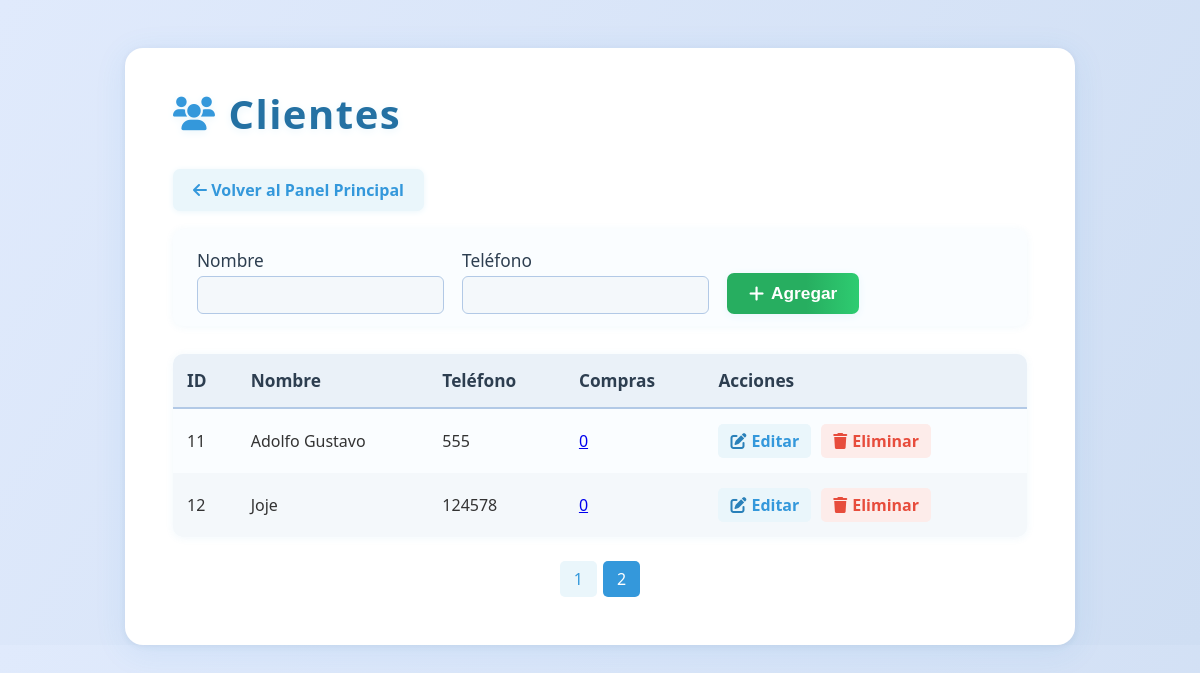
The page /Views/clientes/index.php?pagina=2 (signed in) on the database its author committed.
### tables this page shows
CREATE TABLE IF NOT EXISTS clientes (
    id INT AUTO_INCREMENT PRIMARY KEY,
    nombre VARCHAR(100) NOT NULL,
    telefono VARCHAR(20) NOT NULL
);

### Views/clientes/index.php (the view, shortened to what this page needs)
<?php
$db = Database::getInstance()->getConnection();
$clientes = [];
$result = $db->query('SELECT * FROM clientes ORDER BY id ASC');
while ($row = $result->fetch_assoc()) {
    $clientes[] = $row;
}
$compras_clientes = $_SESSION['compras_clientes'];
$porPagina = 10;
$totalClientes = count($clientes);
$totalPaginas = ceil($totalClientes / $porPagina);
$paginaActual = isset($_GET['pagina']) ? max(1, intval($_GET['pagina'])) : 1;
$inicio = ($paginaActual - 1) * $porPagina;
$clientesPagina = array_slice($clientes, $inicio, $porPagina);
$editando = false;
$clienteEditar = null;
?>
<!DOCTYPE html>
<html lang="es">
<head>
    <link rel="stylesheet" href="/Assets/css/dashboard.css">
    <link rel="stylesheet" href="https://cdnjs.cloudflare.com/ajax/libs/font-awesome/6.0.0/css/all.min.css">
</head>
<body>
    <div class="clientes-container">
        <h1><i class="fa fa-users"></i> Clientes</h1>
        <a href="/puntoDeVenta/web/Views/dashboard/index.php" class="btn-back" style="display:inline-block;margin-bottom:18px;background:#eaf6fb;color:#3498db;padding:10px 20px;border-radius:7px;font-weight:600;text-decoration:none;box-shadow:0 1px 6px #eaf6fb;transition:background 0.2s;">
            <i class="fa fa-arrow-left"></i> Volver al Panel Principal
        </a>
        <?php if ($editando && $clienteEditar): ?>
        <form class="add-form" method="post" action="">
            <input type="hidden" name="accion" value="editar">
            <input type="hidden" name="id" value="<?= $clienteEditar['id'] ?>">
            <label>Nombre
                <input type="text" name="nombre" value="<?= htmlspecialchars($clienteEditar['nombre']) ?>" required>
            </label>
            <label>Teléfono
                <input type="text" name="telefono" value="<?= htmlspecialchars($clienteEditar['telefono']) ?>" required>
            </label>
            <button type="submit"><i class="fa fa-save"></i> Guardar</button>
            <a href="<?= $_SERVER['PHP_SELF'] ?>" style="margin-left:10px;color:#e74c3c;text-decoration:none;font-weight:600;">Cancelar</a>
        </form>
        <?php else: ?>
        <form class="add-form" method="post" action="">
            <label>Nombre
                <input type="text" name="nombre" required>
            </label>
            <label>Teléfono
                <input type="text" name="telefono" required>
            </label>
            <button type="submit"><i class="fa fa-plus"></i> Agregar</button>
        </form>
        <?php endif; ?>
        <table>
            <thead>
                <tr>
                    <th>ID</th>
                    <th>Nombre</th>
                    <th>Teléfono</th>
                    <th>Compras</th>
                    <th>Acciones</th>
                </tr>
            </thead>
            <tbody>
            <?php foreach ($clientesPagina as $cliente): ?>
                <tr>
                    <td><?= $cliente['id'] ?></td>
                    <td><?= htmlspecialchars($cliente['nombre']) ?></td>
                    <td><?= htmlspecialchars($cliente['telefono']) ?></td>
                    <td>
                        <?php $numCompras = isset($compras_clientes[$cliente['id']]) ? count($compras_clientes[$cliente['id']]) : 0; ?>
                        <a href="#" class="ver-compras" data-id="<?= $cliente['id'] ?>">
                            <?= $numCompras ?>
                        </a>
                    </td>
                    <td class="action-links">
                        <a href="?editar=<?= $cliente['id'] ?>"><i class="fa fa-edit"></i> Editar</a>
                        <a href="?eliminar=<?= $cliente['id'] ?>" onclick="return confirm('¿Eliminar este cliente?');"><i class="fa fa-trash"></i> Eliminar</a>
                    </td>
                </tr>
            <?php endforeach; ?>
            </tbody>
        </table>
        <?php if ($totalPaginas > 1): ?>
        <div class="pagination">
            <?php for ($i = 1; $i <= $totalPaginas; $i++): ?>
                <?php if ($i == $paginaActual): ?>
                    <span class="active" style="background:#3498db;color:#fff;padding:7px 14px;border-radius:5px;"> <?= $i ?> </span>
                <?php else: ?>
                    <a href="?pagina=<?= $i ?>" style="padding:7px 14px;border-radius:5px;color:#3498db;background:#eaf6fb;text-decoration:none;"> <?= $i ?> </a>
                <?php endif; ?>
            <?php endfor; ?>
        </div>
        <?php endif; ?>
    </div>
</body>
</html>

### Assets/css/dashboard.css (style rules this page uses)
* { margin: 0; padding: 0; box-sizing: border-box; }
body { font-family: 'Segoe UI', Tahoma, Geneva, Verdana, sans-serif; background: #f5f7fa; color: #333; overflow-x: hidden; }

### Views/clientes/index.php (style rules this page uses)
body { background: linear-gradient(120deg, #e0eafc 0%, #cfdef3 100%); font-family: 'Segoe UI', Arial, sans-serif; margin: 0; padding: 0; }
.clientes-container { max-width: 950px; margin: 48px auto 0 auto; background: #fff; border-radius: 18px; box-shadow: 0 6px 32px rgba(52, 152, 219, 0.10), 0 1.5px 6px rgba(44,62,80,0.07); padding: 38px 48px 48px 48px; position: relative; }
h1 { color: #2471a3; margin-bottom: 28px; font-size: 2.5rem; letter-spacing: 1.5px; text-shadow: 0 2px 8px #eaf6fb; display: flex; align-items: center; gap: 12px; }
h1 .fa-users { color: #3498db; font-size: 2.1rem; }
.add-form { margin-bottom: 28px; background: #fafdff; border-radius: 10px; padding: 20px 24px 12px 24px; box-shadow: 0 1px 8px rgba(52,152,219,0.07); display: flex; gap: 18px; align-items: flex-end; }
.add-form label { display: flex; flex-direction: column; font-weight: 500; color: #2d3e50; font-size: 1.08rem; }
.add-form input[type="text"] { padding: 8px 12px; border: 1.5px solid #b2c9e6; border-radius: 6px; font-size: 1.05rem; margin-top: 4px; background: #f4f8fb; transition: border 0.2s; }
.add-form button { background: linear-gradient(90deg, #27ae60 60%, #2ecc71 100%); color: #fff; border: none; padding: 10px 22px; border-radius: 7px; font-size: 1.08rem; font-weight: 600; cursor: pointer; box-shadow: 0 2px 8px #eaf6fb; transition: background 0.2s, transform 0.1s; display: flex; align-items: center; gap: 7px; }
table { width: 100%; border-collapse: separate; border-spacing: 0; background: #fafdff; border-radius: 10px; overflow: hidden; box-shadow: 0 1px 8px rgba(52,152,219,0.07); }
th, td { padding: 15px 14px; text-align: left; }
th { background: #eaf1f8; color: #2d3e50; font-weight: 700; border-bottom: 2.5px solid #b2c9e6; font-size: 1.08rem; }
tr:nth-child(even) { background: #f4f8fb; }
.action-links { display: flex; gap: 10px; }
.action-links a { display: inline-flex; align-items: center; gap: 5px; color: #3498db; text-decoration: none; font-weight: 600; padding: 6px 12px; border-radius: 5px; background: #eaf6fb; transition: background 0.2s, color 0.2s; }
.action-links a .fa-edit { color: #2980b9; }
.action-links a:last-child { color: #e74c3c; background: #fdecea; }
.action-links a:last-child .fa-trash { color: #e74c3c; }
.pagination { display: flex; justify-content: center; margin-top: 24px; gap: 6px; }
.pagination a, .pagination span { display: inline-block; padding: 7px 14px; border-radius: 5px; background: #eaf1f8; color: #2471a3; text-decoration: none; font-weight: 500; transition: background 0.2s, color 0.2s; }
.pagination .active { background: #3498db; color: #fff; pointer-events: none; }

### rows shown on the page
clientes: id "11", nombre "Adolfo Gustavo", telefono "555", id "0"
clientes: id "12", nombre "Joje", telefono "124578", id "0"
